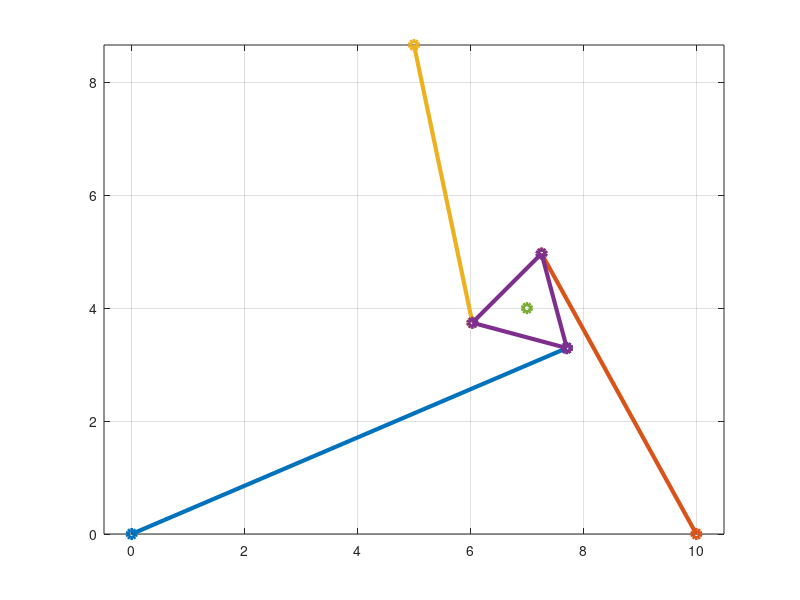

MATLAB code for this plot:
% global parameters

D = 10;
d = 1;

O = [0 0]';
A_1 = [0 0]';
A_2 = [D 0]';
A_3 = [D*1/2 D*sqrt(3)/2]';

% input = [x, y, phi]

x = 7;
y = 4;
phi = 3*pi/4;

% inverse kinematics

B_1 = [x-d*sin(phi+pi/2) y+d*cos(phi+pi/2)]';
B_2 = [x-d*sin(phi-5*pi/6) y+d*cos(phi-5*pi/6)]';
B_3 = [x-d*sin(phi-pi/6) y+d*cos(phi-pi/6)]';

P = [x y]';

% output = [rho_1 rho_2 rho_3]

rho_1 = norm(B_1 - A_1)
rho_2 = norm(B_2 - A_2)
rho_3 = norm(B_3 - A_3)

% jacobian

E = [0, -1; 1, 0];

v_1 = (B_1-A_1)/norm(B_1-A_1);
v_2 = (B_2-A_2)/norm(B_2-A_2);
v_3 = (B_3-A_3)/norm(B_3-A_3);

% paralel Jacobian

A = [(E*v_1)',-(E*v_1)'*E*(P-B_1); ...
     (E*v_2)',-(E*v_2)'*E*(P-B_2); ...
     (E*v_3)',-(E*v_3)'*E*(P-B_3)]

% serial Jacobian 
B = diag([rho_1, rho_2, rho_3])

% draw

figure(1);
% plot([A_1(1) A_2(1) A_3(1) A_1(1)],[A_1(2) A_2(2) A_3(2) A_1(2)], "-o", "linewidth", 3); hold on;
plot([A_1(1) B_1(1)],[A_1(2) B_1(2)], "-o", "linewidth", 3); hold on;
plot([A_2(1) B_2(1)],[A_2(2) B_2(2)], "-o", "linewidth", 3); hold on;
plot([A_3(1) B_3(1)],[A_3(2) B_3(2)], "-o", "linewidth", 3); hold on;
plot([B_1(1) B_2(1) B_3(1) B_1(1)],[B_1(2) B_2(2) B_3(2) B_1(2)], "-o", "linewidth", 3);
plot([P(1)],[P(2)], "-o", "linewidth", 3); hold on;
axis equal;
grid on;